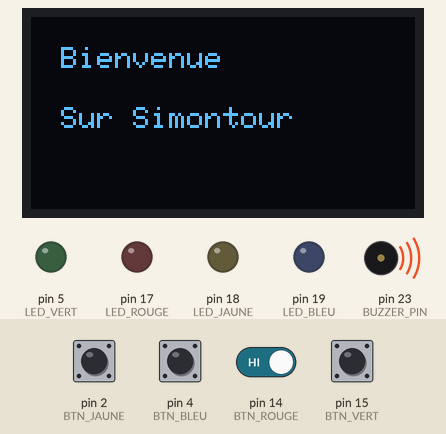
This sketch was run on a simulated Arduino Mega 2560, built with avr-gcc and run on an emulated ATmega2560. Parts: 128×64 one-colour display, output pins drawn as LEDs (lit = HIGH), buzzer (waves = sounding). Dashed ring = blinking. The test bench sets the inputs (shaded band); at power-on: pin 2 (BTN_JAUNE), pin 4 (BTN_BLEU), pin 14 (BTN_ROUGE), pin 15 (BTN_VERT) HIGH. Random numbers use the default seed unless the sketch sets one.

Above: at 2.1 s.
At 4.2 s:
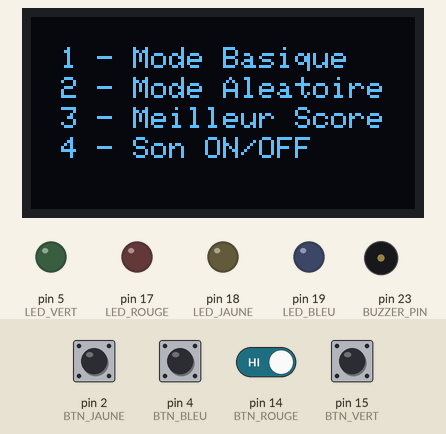
4.3 s: pin 2 (BTN_JAUNE) pulled LOW for 0.15 s
At 4.8 s:
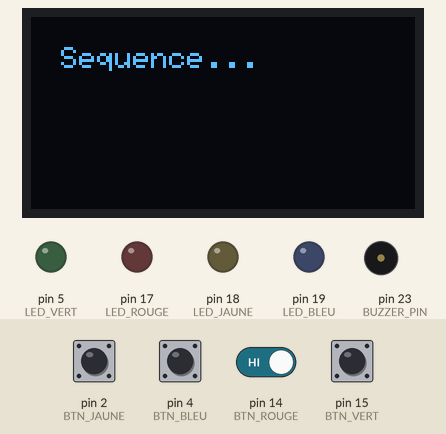
7.1 s: pin 2 (BTN_JAUNE) driven LOW and pin 14 (BTN_ROUGE) driven LOW
10.1 s: pin 2 (BTN_JAUNE) driven HIGH
At 12.7 s:
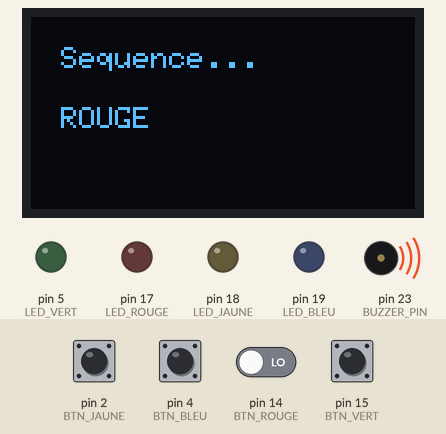
13.1 s: pin 14 (BTN_ROUGE) driven HIGH
16.1 s: pin 4 (BTN_BLEU) pulled LOW for 0.15 s
At 17.3 s:
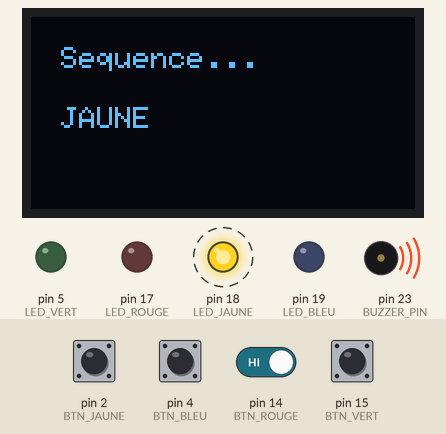
19.2 s: pin 2 (BTN_JAUNE) driven LOW
Timing chart, 0 to 21.7 s (numbered marks = the images above; inputs shaded):
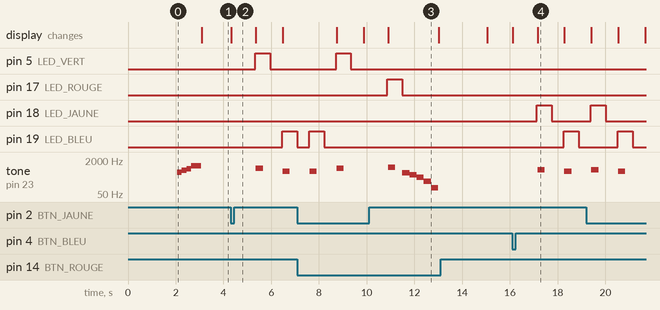

The sketch:

simontour.ino
```cpp
#include <Wire.h>
#include <Adafruit_GFX.h>
#include <Adafruit_SSD1306.h>

#define SCREEN_WIDTH 128
#define SCREEN_HEIGHT 64
#define OLED_RESET -1
Adafruit_SSD1306 display(SCREEN_WIDTH, SCREEN_HEIGHT, &Wire, OLED_RESET);

// Définition des LEDs et des boutons
#define LED_ROUGE 17
#define LED_VERT 5
#define LED_BLEU 19
#define LED_JAUNE 18

#define BTN_ROUGE 14
#define BTN_VERT 15
#define BTN_BLEU 4
#define BTN_JAUNE 2

#define BUZZER_PIN 23

// Variables de jeu
int mode = 0;  // 1 = Basique, 2 = Aléatoire
int score = 0;
int  meilleurScore = 0;
int sequence[100];
int gameIndex = 0;
unsigned long chronoStart;
bool soundEnabled = true;

void jouerSonBienvenue() {
  if (!soundEnabled) return;

  tone(BUZZER_PIN, 523);  // NOTE C5
  delay(200);
  tone(BUZZER_PIN, 659);  // NOTE E5
  delay(200);
  tone(BUZZER_PIN, 784);  // NOTE G5
  delay(200);
  tone(BUZZER_PIN, 1047); // NOTE C6
  delay(400);
  noTone(BUZZER_PIN);
}
 // Fonction permettant de jouer le son en cas de défaite
void jouerSonGameOver() {
  if (!soundEnabled) return;

  tone(BUZZER_PIN, 500);
  delay(300);
  tone(BUZZER_PIN, 400);
  delay(300);
  tone(BUZZER_PIN, 300);
  delay(300);
  tone(BUZZER_PIN, 200);
  delay(300);
  tone(BUZZER_PIN, 100);
  delay(300);
  noTone(BUZZER_PIN);
}

void setup() {
  Serial.begin(115200);
  Wire.begin();
  display.begin(SSD1306_SWITCHCAPVCC, 0x3C); // Initialisation de l'écran avec la bibliothéque Adafruit via le protocole I2C
// Déclaration des differents boutons et leds en sorties ou entrées
  pinMode(LED_ROUGE, OUTPUT);
  pinMode(LED_VERT, OUTPUT);
  pinMode(LED_BLEU, OUTPUT);
  pinMode(LED_JAUNE, OUTPUT);
  pinMode(BTN_ROUGE, INPUT_PULLUP);
  pinMode(BTN_VERT, INPUT_PULLUP);
  pinMode(BTN_BLEU, INPUT_PULLUP);
  pinMode(BTN_JAUNE, INPUT_PULLUP);
  pinMode(BUZZER_PIN, OUTPUT);

  afficherMessage("Bienvenue", "Sur Simontour", 2000);
  jouerSonBienvenue();

  afficherMenu();
}
// Une fonction qui me permet une unicité de polices dans mon jeu
void afficherMessage(String ligne1, String ligne2, int delai) {
  display.clearDisplay();
  display.setTextSize(1);
  display.setTextColor(WHITE);
  display.setCursor(10, 10);
  display.println(ligne1);
  display.setCursor(10, 30);
  display.println(ligne2);
  display.display();
  delay(delai);
}

void afficherMenu() {
  display.clearDisplay();
  display.setTextSize(1);
  display.setTextColor(WHITE);

  display.setCursor(10, 10);
  display.println("1 - Mode Basique");
  display.setCursor(10, 20);
  display.println("2 - Mode Aleatoire");
  display.setCursor(10, 30);
  display.println("3 - Meilleur Score");
  display.setCursor(10, 40);
  display.println("4 - Son ON/OFF");

  display.display();
}
// Utilisation de la méthode PULL UP pour detecter la pression d'un bouton
int detecterBouton() {
  if (digitalRead(BTN_BLEU) == LOW) return 1;
  if (digitalRead(BTN_JAUNE) == LOW) return 2;
  if (digitalRead(BTN_VERT) == LOW) return 3;
  if (digitalRead(BTN_ROUGE) == LOW) return 4;
  return 0;
}
// Affichage sur l'ecran lorsque la led s'allume
void allumerLed(int led) {
  digitalWrite(LED_ROUGE, LOW);
  digitalWrite(LED_VERT, LOW);
  digitalWrite(LED_BLEU, LOW);
  digitalWrite(LED_JAUNE, LOW);

  display.clearDisplay();
  display.setTextSize(1);
  display.setTextColor(WHITE);
  display.setCursor(10, 10);
  display.println("Sequence...");
  display.setCursor(10, 30);

  switch (led) {
    case 1: digitalWrite(LED_BLEU, HIGH); display.println("BLEU"); break;
    case 2: digitalWrite(LED_JAUNE, HIGH); display.println("JAUNE"); break;
    case 3: digitalWrite(LED_VERT, HIGH); display.println("VERT"); break;
    case 4: digitalWrite(LED_ROUGE, HIGH); display.println("ROUGE"); break;
  }

  display.display();

  if (soundEnabled) {
    tone(BUZZER_PIN, 500 + (led * 100));
    delay(300);
    noTone(BUZZER_PIN);
  }

  delay(300);
  digitalWrite(LED_ROUGE, LOW);
  digitalWrite(LED_VERT, LOW);
  digitalWrite(LED_BLEU, LOW);
  digitalWrite(LED_JAUNE, LOW);
}

void ajouterNouvelleCouleurBasique() {
  sequence[gameIndex] = random(1, 5);
  gameIndex++;
}

void ajouterNouvelleCouleurAleatoire() {
  for (int i = 0; i < gameIndex + 1; i++) {
    sequence[i] = random(1, 5);
  }
  gameIndex++;
}
void ajouterPremiereSequenceBasique() {
   int longueurInitiale = random(2,4);
  for (int i = 0; i < longueurInitiale; i++) {
    sequence[i] = random(1, 5);
  }
  gameIndex = longueurInitiale;
}

void ajouterPremiereSequenceAleatoire() {
  int longueurInitiale = random(2,4);
  for (int i = 0; i < longueurInitiale; i++) {
    sequence[i] = random(1, 5);
  }
  gameIndex = longueurInitiale;
}


void meilleurScoreJeu(int score) {
  if (score > meilleurScore) {
    meilleurScore = score;
  }

  afficherMessage("Meilleur Score", String(meilleurScore), 2000);
}

void lancerJeu(int modeChoisi) {
  mode = modeChoisi;
  gameIndex = 0;
  chronoStart = millis();
  score = 0;

  // Ajout des trois premières couleurs selon le mode
  if (mode == 1) {
    ajouterPremiereSequenceBasique();
  } else {
    ajouterPremiereSequenceAleatoire();
  }

  while (true) {
    if (mode == 1) {
      ajouterNouvelleCouleurBasique();
    } else {
      ajouterNouvelleCouleurAleatoire();
    }

    afficherMessage("Sequence...", "", 1000);

    for (int i = 0; i < gameIndex; i++) {
      allumerLed(sequence[i]);
      delay(500);
    }

    afficherMessage("A toi !", "", 1000);

    for (int i = 0; i < gameIndex; i++) {
      int boutonAppuye = 0;
      while (boutonAppuye == 0) {
        boutonAppuye = detecterBouton();
      }
      allumerLed(boutonAppuye);

      if (boutonAppuye != sequence[i]) {
        jouerSonGameOver();
        afficherMessage("Erreur !", "Score : " + String(score), 2000);
        return afficherMenu();
      }
    }

    score++;
  }
}


void loop() {
  int bouton = detecterBouton();

  if (bouton == 1) {
    lancerJeu(1);
  } else if (bouton == 2) {
    lancerJeu(2);
  } else if (bouton == 3) {
    meilleurScoreJeu(score);
    afficherMenu();
  } else if (bouton == 4) {
    soundEnabled = !soundEnabled;
    afficherMessage("Son:", soundEnabled ? "ON" : "OFF", 1000);
    afficherMenu();
  }
}
```

Measured:
- after the input at 4.3 s, pin 5 (LED_VERT): LOW → HIGH after 1.0 s, → LOW 0.63 s later; pin 19 (LED_BLEU): LOW → HIGH after 2.2 s, → LOW 0.63 s later; tone on pin 23 (BUZZER_PIN): silent → 800 Hz after 1.1 s, → silent 0.30 s later, → 600 Hz 0.83 s later, → silent 0.30 s later; the display: changes at once (image 2)
- after the input at 10.1 s, pin 17 (LED_ROUGE): LOW → HIGH after 0.77 s, → LOW 0.63 s later
- after the input at 16.1 s, pin 18 (LED_JAUNE): LOW → HIGH after 1.0 s, → LOW 0.63 s later; pin 19 (LED_BLEU): LOW → HIGH after 2.2 s, → LOW 0.63 s later; tone on pin 23 (BUZZER_PIN): silent → 700 Hz after 1.1 s, → silent 0.30 s later, → 600 Hz 0.83 s later, → silent 0.30 s later; the display: first changes at once (image 4 shows a later state)
- what the display in image 3 shows lasts 2.1 s, from 10.9 s to 13.0 s
- what the display in image 4 shows lasts 1.1 s, from 17.2 s to 18.3 s
